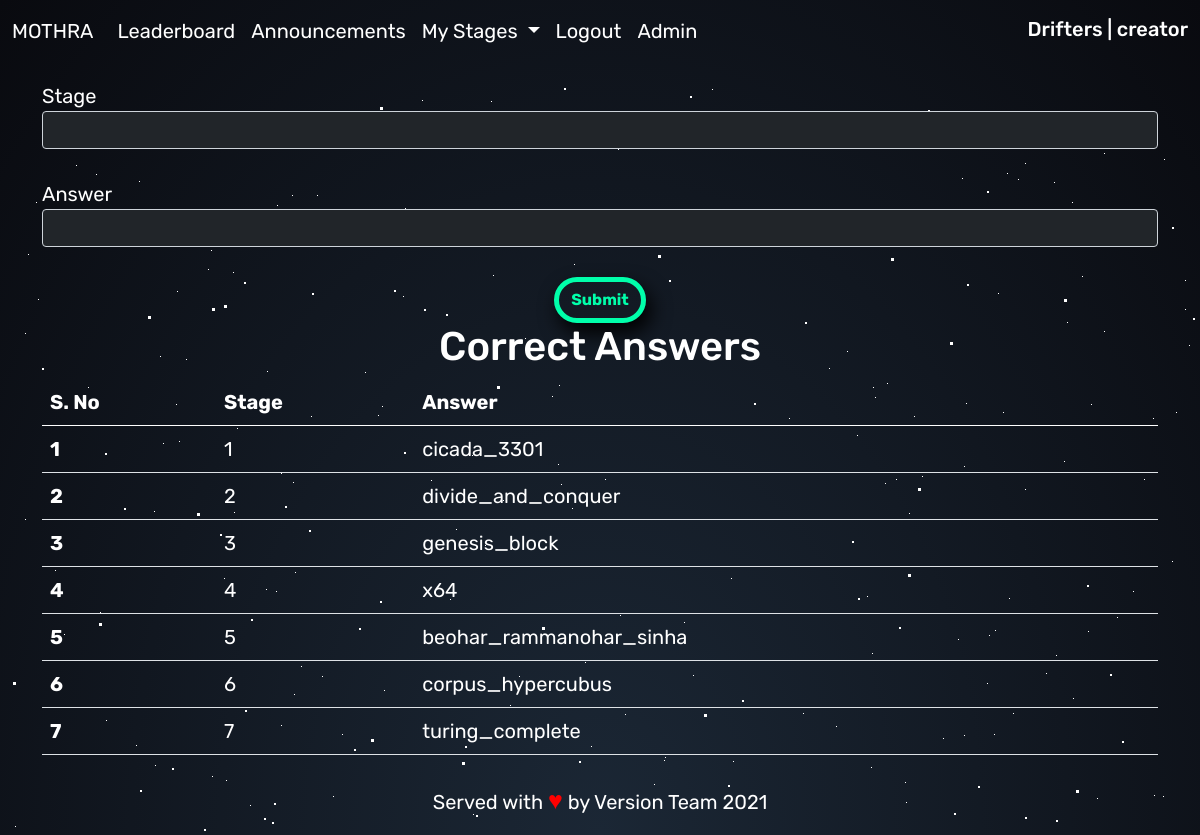
Page /corans (signed in) on the committed database.
### mothra/models.py (models this page shows, shortened)
class User(db.Model, UserMixin):
    id = db.Column(db.Integer, primary_key = True)
    college_id = db.Column(db.String(64), unique=True, index=True)
    teamname = db.Column(db.String(64), unique=True, index=True)
    password_hash = db.Column(db.String(128))
    user_type=db.Column(db.String(128), default='Mothra')
    level = db.Column(db.Integer, default=0)
    upgrade_time = db.Column(db.DateTime)

class Answer(db.Model):
    id = db.Column(db.Integer, primary_key = True)
    stage = db.Column(db.Integer, nullable = False, unique=True)
    ans = db.Column(db.String)

### mothra/godzilla/views.py (the view)
@godzilla.route('/corans', methods=['GET', 'POST'])
@login_required
def corans():
    godzilla_check()
    form=AnswerFillingForm()
    stages=Answer.query.all()
    if form.validate_on_submit():
        answer = Answer(stage=form.stage.data,
                    ans=form.ans.data)
        db.session.add(answer)
        db.session.commit()
        return redirect(url_for('godzilla.corans', form=form, stages=stages))
    return render_template('godzilla/ans_filling.html', form=form, stages=stages)

### mothra/forms.py
class AnswerFillingForm(FlaskForm):
    stage = IntegerField('Stage', validators=[DataRequired()])
    ans = StringField('Answer', validators=[DataRequired()])
    submit = SubmitField('Submit')

### mothra/godzilla/views.py (called while the page is built)
def godzilla_check():
    if current_user.user_type!='Godzilla':
        abort(403)

### mothra/models.py (called while the page is built)
@login_manager.user_loader
def load_user(user_id):
    return User.query.get(user_id)

### mothra/views.py (called while the page is built)
@app.context_processor
def inject_level():
    def getlev():
        if current_user.is_authenticated:
            lev=classify[current_user.level]
        else:
            lev=''
        return lev
    def clss():
        return classify[1:current_user.level+2]
    def show():
        return classify
    return dict(getlev=getlev, clss=clss, show=show, time=datetime.now(), start=start, end=end)

### mothra/templates/godzilla/ans_filling.html (shortened to what this page needs)
{% extends "base.html" %}
{% block head %}
<link rel="stylesheet" href="{{ url_for('static', filename='css/bg.css') }}">
{% endblock %}
{% block content %}
<div id='stars2'></div>
<div id='stars3'></div>
<div class="container">
  <form method="POST">
    <div class="form-group">
      {{ form.stage.label(class="form-group") }}
      {{form.stage(class='form-control bg-dark text-white', rows="10")  }}<br>
    </div>
    <div class="form-group">
      {{ form.ans.label(class="form-group") }}
      {{form.ans(class='form-control bg-dark text-white')  }}<br>
    </div>
    <div class="form-group text-center">
        {{ form.submit(class="btn btn-outline-success") }}
    </div>
  </form>
  <h1 class="text-center">Correct Answers</h1>
  <div class="table-responsive">
    <table class="table text-white">
      <thead>
        <tr>
          <th scope="col">S. No</th>
          <th scope="col">Stage</th>
          <th scope="col">Answer</th>
        </tr>
      </thead>
      <tbody>
        {% for stage in stages %}
          <tr>
            <th scope="row">{{stage.id}}</th>
            <td>{{stage.stage}}</td>
            <td>{{stage.ans}}</td>
          </tr>
        {% endfor %}
      </tbody>
    </table>
  </div>
</div>
{% endblock %}

### mothra/templates/base.html (shortened to what this page needs)
<!DOCTYPE html>
<html lang="en" dir="ltr">
  <head>
    {% block head %}{% endblock %}
    <link href="https://cdn.jsdelivr.net/npm/bootstrap@5.0.1/dist/css/bootstrap.min.css" rel="stylesheet">
    <link rel="stylesheet" href="{{ url_for('static', filename='css/style.css') }}">
  </head>
  <body class="">
    <nav class="navbar navbar-expand-lg navbar-dark sticky-top nav-trans">
      <div class="container-fluid">
        <a class="navbar-brand" href="{{ url_for('index') }}">MOTHRA</a>
        <div class="collapse navbar-collapse" id="navbarTogglerDemo02">
          <ul class="navbar-nav me-auto mb-2 mb-lg-0">
            <li class="nav-item">
              <a class="nav-link active" aria-current="page" href="{{ url_for('leaderboard') }}">Leaderboard</a>
            </li>
            <li class="nav-item">
              <a class="nav-link active" aria-current="page" href="{{ url_for('announcements') }}">Announcements</a>
            </li>
            {% if current_user.is_authenticated %}
            <li class="nav-item dropdown">
              <a class="nav-link dropdown-toggle text-white" href="#" id="navbarScrollingDropdown" role="button" data-bs-toggle="dropdown" aria-expanded="false">
                My Stages
              </a>
            </li>
            <li class="nav-item">
              <a class="nav-link active" aria-current="page" href="{{ url_for('logout') }}">Logout</a>
            </li>
            {% if current_user.user_type=="Godzilla" %}
            <li class="nav-item">
              <a class="nav-link active" aria-current="page" href="{{ url_for('godzilla.admin_dash') }}">Admin</a>
            </li>
            {% endif %}
            {% else %}
            <li class="nav-item">
              <a class="nav-link active" aria-current="page" href="{{ url_for('login') }}">Login</a>
            </li>
            {% endif %}
          </ul>
          <div class="d-flex text-white">
            <h5>{{ current_user.teamname }} | {{ getlev() }}</h5>
          </div>
        </div>
      </div>
    </nav>
    <div class="content text-white">
    {% block content %}
    {% endblock %}
    </div>
    <footer class="footer text-center">
        <span class="text-white ">Served with <span style="font-size:125%;color:red;">&hearts;</span> by Version Team 2021</p></span>
    </footer>
  </body>
</html>

### mothra/static/css/style.css (style rules this page uses)
html, body { height: 100%; -webkit-font-smoothing: antialiased; -moz-osx-font-smoothing: grayscale; }
body { display: flex; flex-direction: column; font-family: "Rubik", sans-serif; font-size:20px; }
.content { flex: 1 0 auto; padding: 10px; }
.footer { flex-shrink: 0; padding: 0px; }
.nav-trans a { color: rgb(255,255,255); border-bottom-style: ridge; border-bottom-color: rgb(255,255,255,0); }
.btn { border-width: thick; font-weight: 700; box-shadow: 5px 10px 20px black; border-color: rgba(0, 255, 170); color : rgba(0, 255, 170); border-radius: 30px; }
.form-control { background: rgba(000, 000, 000, 0); color : white; }

### rows in the picture
User: teamname "Drifters", level "creator"
Answer: id "1", stage "1", ans "cicada_3301"
Answer: id "2", stage "2", ans "divide_and_conquer"
Answer: id "3", stage "3", ans "genesis_block"
Answer: id "4", stage "4", ans "x64"
Answer: id "5", stage "5", ans "beohar_rammanohar_sinha"
Answer: id "6", stage "6", ans "corpus_hypercubus"
Answer: id "7", stage "7", ans "turing_complete"
